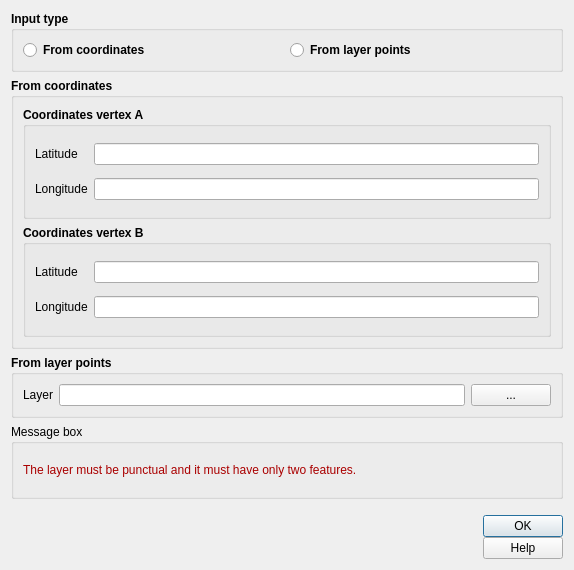
<?xml version="1.0" encoding="UTF-8"?>
<ui version="4.0">
 <class>topo_profile</class>
 <widget class="QDialog" name="topo_profile">
  <property name="geometry">
   <rect>
    <x>0</x>
    <y>0</y>
    <width>574</width>
    <height>570</height>
   </rect>
  </property>
  <property name="sizePolicy">
   <sizepolicy hsizetype="Fixed" vsizetype="Fixed">
    <horstretch>0</horstretch>
    <verstretch>0</verstretch>
   </sizepolicy>
  </property>
  <property name="minimumSize">
   <size>
    <width>520</width>
    <height>570</height>
   </size>
  </property>
  <property name="maximumSize">
   <size>
    <width>1500</width>
    <height>1500</height>
   </size>
  </property>
  <property name="windowTitle">
   <string>Topographic profile</string>
  </property>
  <property name="locale">
   <locale language="English" country="UnitedStates"/>
  </property>
  <property name="modal">
   <bool>true</bool>
  </property>
  <layout class="QGridLayout" name="gridLayout_10">
   <item row="4" column="0">
    <layout class="QGridLayout" name="gridLayout_4">
     <property name="sizeConstraint">
      <enum>QLayout::SetDefaultConstraint</enum>
     </property>
     <property name="topMargin">
      <number>10</number>
     </property>
     <property name="horizontalSpacing">
      <number>10</number>
     </property>
     <property name="verticalSpacing">
      <number>0</number>
     </property>
     <item row="0" column="1">
      <widget class="QLabel" name="igag">
       <property name="sizePolicy">
        <sizepolicy hsizetype="Preferred" vsizetype="Fixed">
         <horstretch>0</horstretch>
         <verstretch>0</verstretch>
        </sizepolicy>
       </property>
       <property name="text">
        <string/>
       </property>
       <property name="pixmap">
        <pixmap>img/logo-igag.png</pixmap>
       </property>
      </widget>
     </item>
     <item row="0" column="0">
      <widget class="QLabel" name="cnr">
       <property name="sizePolicy">
        <sizepolicy hsizetype="Preferred" vsizetype="Fixed">
         <horstretch>0</horstretch>
         <verstretch>0</verstretch>
        </sizepolicy>
       </property>
       <property name="text">
        <string/>
       </property>
       <property name="pixmap">
        <pixmap>img/logo-cnr.png</pixmap>
       </property>
      </widget>
     </item>
     <item row="0" column="3">
      <spacer name="horizontalSpacer">
       <property name="orientation">
        <enum>Qt::Horizontal</enum>
       </property>
       <property name="sizeHint" stdset="0">
        <size>
         <width>40</width>
         <height>20</height>
        </size>
       </property>
      </spacer>
     </item>
     <item row="0" column="4">
      <layout class="QVBoxLayout" name="verticalLayout">
       <item>
        <widget class="QDialogButtonBox" name="button_box">
         <property name="cursor">
          <cursorShape>PointingHandCursor</cursorShape>
         </property>
         <property name="orientation">
          <enum>Qt::Vertical</enum>
         </property>
         <property name="standardButtons">
          <set>QDialogButtonBox::Ok</set>
         </property>
         <property name="centerButtons">
          <bool>true</bool>
         </property>
        </widget>
       </item>
       <item>
        <widget class="QPushButton" name="help_button">
         <property name="cursor">
          <cursorShape>PointingHandCursor</cursorShape>
         </property>
         <property name="text">
          <string>Help</string>
         </property>
        </widget>
       </item>
      </layout>
     </item>
     <item row="0" column="2">
      <widget class="QLabel" name="labgis">
       <property name="sizePolicy">
        <sizepolicy hsizetype="Preferred" vsizetype="Fixed">
         <horstretch>0</horstretch>
         <verstretch>0</verstretch>
        </sizepolicy>
       </property>
       <property name="text">
        <string/>
       </property>
       <property name="pixmap">
        <pixmap>img/logo-labgis.png</pixmap>
       </property>
       <property name="scaledContents">
        <bool>true</bool>
       </property>
      </widget>
     </item>
    </layout>
   </item>
   <item row="1" column="0">
    <widget class="QGroupBox" name="groupBox_2">
     <property name="font">
      <font>
       <weight>75</weight>
       <bold>true</bold>
      </font>
     </property>
     <property name="title">
      <string>From coordinates</string>
     </property>
     <layout class="QGridLayout" name="gridLayout_7">
      <item row="0" column="0">
       <widget class="QGroupBox" name="groupBox">
        <property name="title">
         <string>Coordinates vertex A</string>
        </property>
        <layout class="QGridLayout" name="gridLayout_3">
         <item row="0" column="0">
          <layout class="QGridLayout" name="gridLayout_2">
           <item row="3" column="1">
            <widget class="QLineEdit" name="coord_ya"/>
           </item>
           <item row="0" column="1">
            <spacer name="verticalSpacer_2">
             <property name="orientation">
              <enum>Qt::Vertical</enum>
             </property>
             <property name="sizeHint" stdset="0">
              <size>
               <width>20</width>
               <height>40</height>
              </size>
             </property>
            </spacer>
           </item>
           <item row="1" column="0">
            <widget class="QLabel" name="label">
             <property name="font">
              <font>
               <weight>50</weight>
               <bold>false</bold>
              </font>
             </property>
             <property name="text">
              <string>Latitude</string>
             </property>
            </widget>
           </item>
           <item row="1" column="1">
            <widget class="QLineEdit" name="coord_xa"/>
           </item>
           <item row="4" column="1">
            <spacer name="verticalSpacer_7">
             <property name="orientation">
              <enum>Qt::Vertical</enum>
             </property>
             <property name="sizeHint" stdset="0">
              <size>
               <width>20</width>
               <height>40</height>
              </size>
             </property>
            </spacer>
           </item>
           <item row="2" column="1">
            <spacer name="verticalSpacer_3">
             <property name="orientation">
              <enum>Qt::Vertical</enum>
             </property>
             <property name="sizeHint" stdset="0">
              <size>
               <width>20</width>
               <height>40</height>
              </size>
             </property>
            </spacer>
           </item>
           <item row="3" column="0">
            <widget class="QLabel" name="label_4">
             <property name="sizePolicy">
              <sizepolicy hsizetype="Minimum" vsizetype="Preferred">
               <horstretch>0</horstretch>
               <verstretch>0</verstretch>
              </sizepolicy>
             </property>
             <property name="minimumSize">
              <size>
               <width>45</width>
               <height>0</height>
              </size>
             </property>
             <property name="font">
              <font>
               <weight>50</weight>
               <bold>false</bold>
              </font>
             </property>
             <property name="text">
              <string>Longitude</string>
             </property>
            </widget>
           </item>
          </layout>
         </item>
        </layout>
       </widget>
      </item>
      <item row="1" column="0">
       <widget class="QGroupBox" name="groupBox_3">
        <property name="title">
         <string>Coordinates vertex B</string>
        </property>
        <layout class="QGridLayout" name="gridLayout_5">
         <item row="0" column="0">
          <layout class="QGridLayout" name="gridLayout_6">
           <item row="3" column="0">
            <widget class="QLabel" name="label_5">
             <property name="sizePolicy">
              <sizepolicy hsizetype="Minimum" vsizetype="Preferred">
               <horstretch>0</horstretch>
               <verstretch>0</verstretch>
              </sizepolicy>
             </property>
             <property name="minimumSize">
              <size>
               <width>45</width>
               <height>0</height>
              </size>
             </property>
             <property name="font">
              <font>
               <weight>50</weight>
               <bold>false</bold>
              </font>
             </property>
             <property name="text">
              <string>Longitude</string>
             </property>
            </widget>
           </item>
           <item row="3" column="1">
            <widget class="QLineEdit" name="coord_yb"/>
           </item>
           <item row="1" column="0">
            <widget class="QLabel" name="label_2">
             <property name="font">
              <font>
               <weight>50</weight>
               <bold>false</bold>
              </font>
             </property>
             <property name="text">
              <string>Latitude</string>
             </property>
            </widget>
           </item>
           <item row="0" column="1">
            <spacer name="verticalSpacer_4">
             <property name="orientation">
              <enum>Qt::Vertical</enum>
             </property>
             <property name="sizeHint" stdset="0">
              <size>
               <width>20</width>
               <height>40</height>
              </size>
             </property>
            </spacer>
           </item>
           <item row="1" column="1">
            <widget class="QLineEdit" name="coord_xb"/>
           </item>
           <item row="2" column="1">
            <spacer name="verticalSpacer_5">
             <property name="orientation">
              <enum>Qt::Vertical</enum>
             </property>
             <property name="sizeHint" stdset="0">
              <size>
               <width>20</width>
               <height>40</height>
              </size>
             </property>
            </spacer>
           </item>
           <item row="4" column="1">
            <spacer name="verticalSpacer_8">
             <property name="orientation">
              <enum>Qt::Vertical</enum>
             </property>
             <property name="sizeHint" stdset="0">
              <size>
               <width>20</width>
               <height>40</height>
              </size>
             </property>
            </spacer>
           </item>
          </layout>
         </item>
        </layout>
       </widget>
      </item>
     </layout>
    </widget>
   </item>
   <item row="0" column="0">
    <widget class="QGroupBox" name="groupBox_6">
     <property name="font">
      <font>
       <weight>75</weight>
       <bold>true</bold>
      </font>
     </property>
     <property name="title">
      <string>Input type</string>
     </property>
     <layout class="QGridLayout" name="gridLayout">
      <item row="1" column="0">
       <layout class="QHBoxLayout" name="horizontalLayout">
        <item>
         <widget class="QRadioButton" name="radio_vertex_1">
          <property name="cursor">
           <cursorShape>PointingHandCursor</cursorShape>
          </property>
          <property name="toolTip">
           <string/>
          </property>
          <property name="text">
           <string>From coordinates</string>
          </property>
         </widget>
        </item>
        <item>
         <widget class="QRadioButton" name="radio_vertex_2">
          <property name="cursor">
           <cursorShape>PointingHandCursor</cursorShape>
          </property>
          <property name="toolTip">
           <string/>
          </property>
          <property name="text">
           <string>From layer points</string>
          </property>
         </widget>
        </item>
       </layout>
      </item>
      <item row="2" column="0">
       <spacer name="verticalSpacer_9">
        <property name="orientation">
         <enum>Qt::Vertical</enum>
        </property>
        <property name="sizeHint" stdset="0">
         <size>
          <width>20</width>
          <height>40</height>
         </size>
        </property>
       </spacer>
      </item>
      <item row="0" column="0">
       <spacer name="verticalSpacer_10">
        <property name="orientation">
         <enum>Qt::Vertical</enum>
        </property>
        <property name="sizeHint" stdset="0">
         <size>
          <width>20</width>
          <height>40</height>
         </size>
        </property>
       </spacer>
      </item>
     </layout>
    </widget>
   </item>
   <item row="2" column="0">
    <widget class="QGroupBox" name="groupBox_4">
     <property name="sizePolicy">
      <sizepolicy hsizetype="Expanding" vsizetype="Expanding">
       <horstretch>0</horstretch>
       <verstretch>0</verstretch>
      </sizepolicy>
     </property>
     <property name="font">
      <font>
       <weight>75</weight>
       <bold>true</bold>
      </font>
     </property>
     <property name="title">
      <string>From layer points</string>
     </property>
     <layout class="QGridLayout" name="gridLayout_8">
      <item row="1" column="0">
       <widget class="QLabel" name="label_3">
        <property name="font">
         <font>
          <weight>50</weight>
          <bold>false</bold>
         </font>
        </property>
        <property name="text">
         <string>Layer</string>
        </property>
       </widget>
      </item>
      <item row="1" column="1">
       <widget class="QLineEdit" name="dir_input">
        <property name="enabled">
         <bool>true</bool>
        </property>
        <property name="palette">
         <palette>
          <active>
           <colorrole role="Text">
            <brush brushstyle="SolidPattern">
             <color alpha="255">
              <red>0</red>
              <green>0</green>
              <blue>0</blue>
             </color>
            </brush>
           </colorrole>
          </active>
          <inactive>
           <colorrole role="Text">
            <brush brushstyle="SolidPattern">
             <color alpha="255">
              <red>0</red>
              <green>0</green>
              <blue>0</blue>
             </color>
            </brush>
           </colorrole>
          </inactive>
          <disabled>
           <colorrole role="Text">
            <brush brushstyle="SolidPattern">
             <color alpha="255">
              <red>120</red>
              <green>120</green>
              <blue>120</blue>
             </color>
            </brush>
           </colorrole>
          </disabled>
         </palette>
        </property>
        <property name="toolTip">
         <string/>
        </property>
       </widget>
      </item>
      <item row="0" column="1">
       <spacer name="verticalSpacer">
        <property name="orientation">
         <enum>Qt::Vertical</enum>
        </property>
        <property name="sizeHint" stdset="0">
         <size>
          <width>20</width>
          <height>40</height>
         </size>
        </property>
       </spacer>
      </item>
      <item row="1" column="2">
       <widget class="QPushButton" name="pushButton_in">
        <property name="font">
         <font>
          <weight>50</weight>
          <bold>false</bold>
         </font>
        </property>
        <property name="cursor">
         <cursorShape>PointingHandCursor</cursorShape>
        </property>
        <property name="text">
         <string>...</string>
        </property>
       </widget>
      </item>
      <item row="2" column="1">
       <spacer name="verticalSpacer_6">
        <property name="orientation">
         <enum>Qt::Vertical</enum>
        </property>
        <property name="sizeHint" stdset="0">
         <size>
          <width>20</width>
          <height>40</height>
         </size>
        </property>
       </spacer>
      </item>
     </layout>
    </widget>
   </item>
   <item row="3" column="0">
    <widget class="QGroupBox" name="groupBox_5">
     <property name="sizePolicy">
      <sizepolicy hsizetype="Expanding" vsizetype="Fixed">
       <horstretch>0</horstretch>
       <verstretch>0</verstretch>
      </sizepolicy>
     </property>
     <property name="minimumSize">
      <size>
       <width>0</width>
       <height>0</height>
      </size>
     </property>
     <property name="maximumSize">
      <size>
       <width>16777215</width>
       <height>75</height>
      </size>
     </property>
     <property name="title">
      <string>Message box</string>
     </property>
     <layout class="QGridLayout" name="gridLayout_9">
      <item row="0" column="0">
       <widget class="QSplitter" name="splitter">
        <property name="orientation">
         <enum>Qt::Vertical</enum>
        </property>
        <widget class="QLabel" name="alert_text">
         <property name="sizePolicy">
          <sizepolicy hsizetype="Expanding" vsizetype="Expanding">
           <horstretch>0</horstretch>
           <verstretch>0</verstretch>
          </sizepolicy>
         </property>
         <property name="text">
          <string>&lt;html&gt;&lt;head/&gt;&lt;body&gt;&lt;p&gt;&lt;span style=&quot; color:#aa0000;&quot;&gt;The layer must be punctual and it must have only two features.&lt;/span&gt;&lt;/p&gt;&lt;/body&gt;&lt;/html&gt;</string>
         </property>
         <property name="textFormat">
          <enum>Qt::RichText</enum>
         </property>
         <property name="alignment">
          <set>Qt::AlignLeading|Qt::AlignLeft|Qt::AlignVCenter</set>
         </property>
         <property name="wordWrap">
          <bool>true</bool>
         </property>
        </widget>
       </widget>
      </item>
     </layout>
    </widget>
   </item>
  </layout>
 </widget>
 <resources/>
 <connections>
  <connection>
   <sender>button_box</sender>
   <signal>accepted()</signal>
   <receiver>topo_profile</receiver>
   <slot>accept()</slot>
   <hints>
    <hint type="sourcelabel">
     <x>248</x>
     <y>254</y>
    </hint>
    <hint type="destinationlabel">
     <x>157</x>
     <y>274</y>
    </hint>
   </hints>
  </connection>
  <connection>
   <sender>button_box</sender>
   <signal>rejected()</signal>
   <receiver>topo_profile</receiver>
   <slot>reject()</slot>
   <hints>
    <hint type="sourcelabel">
     <x>316</x>
     <y>260</y>
    </hint>
    <hint type="destinationlabel">
     <x>286</x>
     <y>274</y>
    </hint>
   </hints>
  </connection>
 </connections>
</ui>
